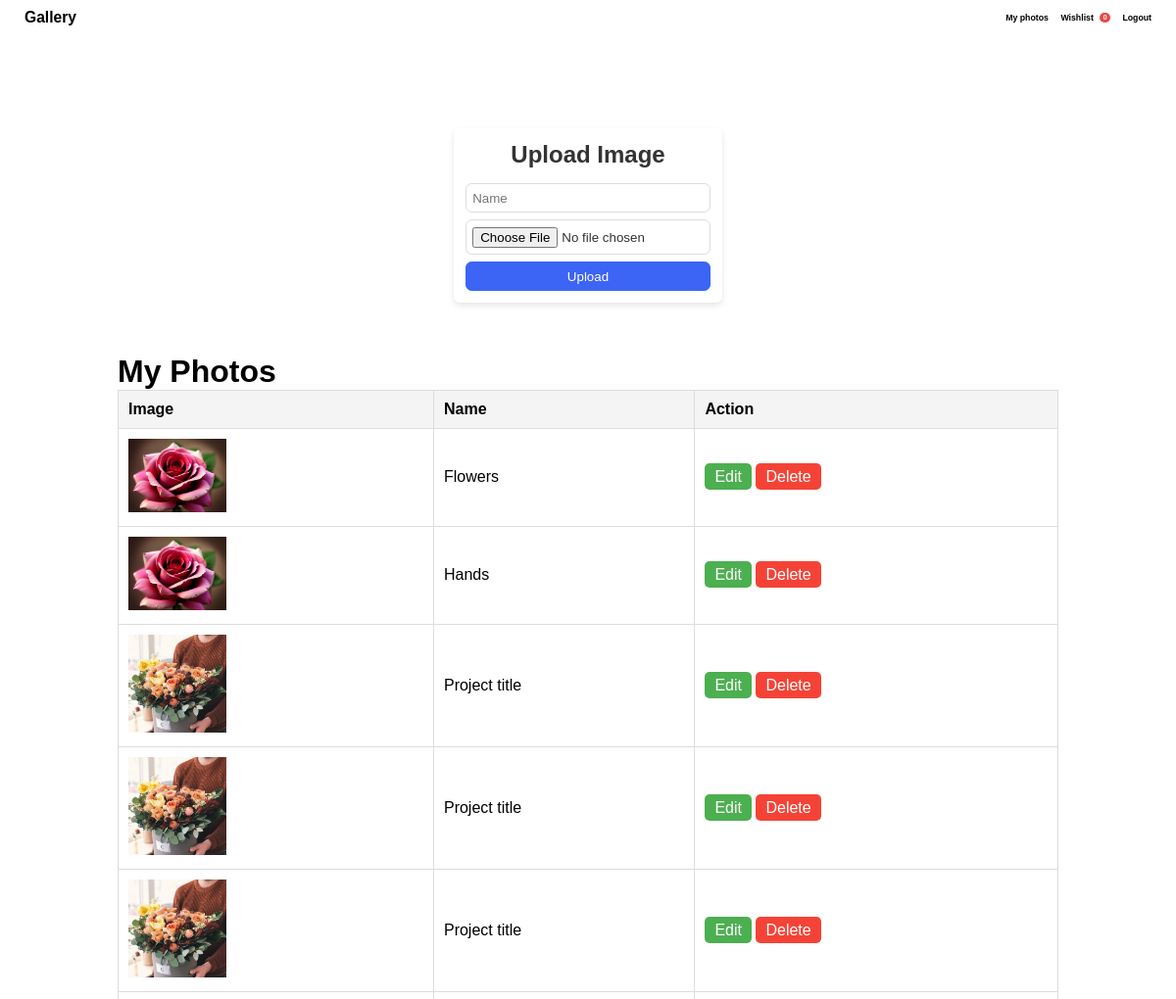
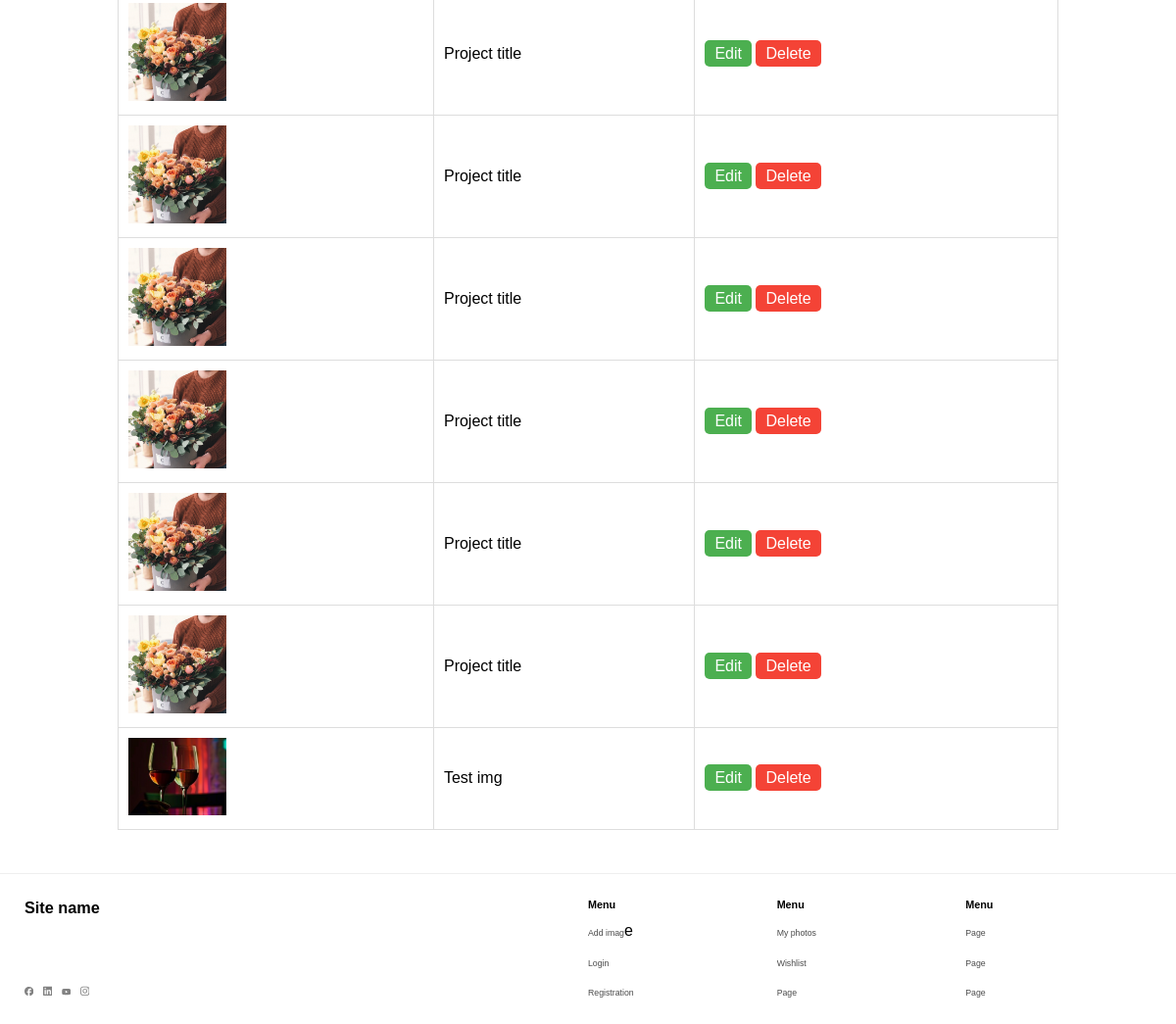
The page /my_photos (signed in) on the database its author committed (2 pictures, top to bottom).
### tables this page shows
CREATE TABLE `my_photos` (
  `id` int NOT NULL,
  `image` varchar(255) NOT NULL,
  `name` varchar(100) NOT NULL,
  `user_id` int NOT NULL
);

### app/core/Controller.php (called while the page is built, shortened)
<?php
class Controller {
    protected function view($view, $data = []) {
        extract($data);
        require_once '../app/views/' . $view . '.php';
    }
    protected function model($model) {
        return new $model();
    }
}

### app/controllers/UserController.php (called while the page is built, shortened)
<?php
class UserController extends Controller
{
    public function index()
    {
        $user = $this->model('User');
        $data = $user->getAllUsers();
        $data['photos'] = $user->getUserAllPhotos($_SESSION['user_id']);
        $this->view('user', $data);
    }
}

### public/index.php (called while the page is built, shortened)
<?php
require_once '../app/core/Controller.php';
require_once '../app/controllers/UserController.php';
$router = new Router();
$router->add('/', function() {
    $controller = new HomeController();
    $controller->index();
});
$router->add('/my_photos', function() {
    $controller = new UserController();
    $controller->index();
});
$router->add('/login', function() {
    $controller = new UserController();
    $controller->login();
});
$router->add('/register', function() {
    $controller = new UserController();
    $controller->register();
});
$router->add('/logout', function() {
    $controller = new UserController();
    $controller->logout();
});
$uri = parse_url($_SERVER['REQUEST_URI'], PHP_URL_PATH);
$router->dispatch($uri);

### app/core/Router.php (called while the page is built, shortened)
<?php
class Router {
    private $routes = [];
    public function add($route, $callback) {
        $this->routes[$route] = $callback;
    }
    public function dispatch($uri) {
        foreach ($this->routes as $route => $callback) {
            if ($route === $uri) {
                return call_user_func($callback);
            }
        }
    }
}

### app/models/User.php (called while the page is built, shortened)
<?php
require_once '../database/Database.php';
class User {
    private $conn;
    public function __construct() {
        $database = new Database();
        $this->conn = $database->connect();
    }
    public function getUserAllPhotos($id) {
        $query = "SELECT my_photos.* FROM my_photos WHERE my_photos.user_id = :_id";
        $stmt = $this->conn->prepare($query);
        $stmt->bindParam(':_id', $id, PDO::PARAM_INT);
        $stmt->execute();
        return $stmt->fetchAll(PDO::FETCH_OBJ);
    }
}

### database/Database.php (called while the page is built, shortened)
<?php
class Database {
    private $host = 'localhost';
    private $db_name = 'gallery_am';
    private $username = 'root';
    private $password = '';
    public function connect() {
        $this->conn = null;
        try {
            $this->conn = new PDO('mysql:host=' . $this->host . ';dbname=' . $this->db_name, $this->username, $this->password);
            $this->conn->setAttribute(PDO::ATTR_ERRMODE, PDO::ERRMODE_EXCEPTION);
        } catch(PDOException $e) {
            echo 'Connection Error: ' . $e->getMessage();
        }
        return $this->conn;
    }
}

### app/views/user.php (the view, shortened to what this page needs)
<div class="photos-content container-fluid">
    <div class="card">
        <h2>Upload Image</h2>
        <form action="/my_photos" method="post" enctype="multipart/form-data">
            <input type="text" name="name" id="name" placeholder="Name" required>
            <input type="file" name="image" id="image" required>
            <button type="submit">Upload</button>
        </form>
    </div>
</div>
<div class="my-photos-table">
    <h1>My Photos</h1>
    <table>
        <thead>
        <tr>
            <th>Image</th>
            <th>Name</th>
            <th>Action</th>
        </tr>
        </thead>
        <tbody>
        <?php if (!empty($photos)): ?>
            <?php foreach ($photos as $photo): ?>
                <tr>
                    <td><img src="<?php echo $photo->image; ?>" alt="<?php echo htmlspecialchars($photo->name); ?>"></td>
                    <td><?php echo htmlspecialchars($photo->name); ?></td>
                    <td class="actions">
                        <a href="/edit.php?id=<?php echo $photo->id; ?>" class="btn btn-edit">Edit</a>
                        <a href="/delete.php?id=<?php echo $photo->id; ?>" class="btn btn-delete">Delete</a>
                    </td>
                </tr>
            <?php endforeach; ?>
        <?php else: ?>
            <tr>
                <td colspan="3">No photos available</td>
            </tr>
        <?php endif; ?>
        </tbody>
    </table>
</div>

### public/css/style.css (style rules this page uses)
body { font-family: Arial, sans-serif; margin: 0; padding: 0; box-sizing: border-box; }
.container-fluid { width: auto; padding-left: 2.0833vw; padding-right: 2.0833vw; }
h1, h2, h3, h4, h5, h6 { color: #000000; margin: 0; }
a { text-decoration: none; color: #000000; outline: none; }
button { cursor: pointer; }
.photos-content { min-height: 23.4375vw; display: flex; }
.photos-content .card { width: 20.8333vw; margin: auto; background-color: #fff; padding: 1.0417vw; border-radius: 0.5208vw; box-shadow: 0 0.2604vw 0.5208vw rgba(0, 0, 0, 0.1); }
.photos-content .card h2 { text-align: center; color: #333; margin-bottom: 1.3021vw; }
.photos-content .card form { display: flex; flex-direction: column; }
.photos-content .card form input { padding: 0.5208vw; margin-bottom: 0.625vw; border: 1px solid #ddd; border-radius: 0.5208vw; transition: border-color 0.3s ease-in-out; outline: none; color: #333; }
.photos-content .card form button { background-color: #3c64f5; color: #fff; padding: 0.5208vw; border-radius: 0.5208vw; cursor: pointer; transition: background-color 0.3s ease-in-out; border: 1px solid #3c64f5; }
.my-photos-table { width: 80%; margin: auto; }
.my-photos-table table { width: 100%; border-collapse: collapse; }
.my-photos-table th, .my-photos-table td { padding: 10px; border: 1px solid #ddd; text-align: left; }
.my-photos-table th { background-color: #f4f4f4; }
.my-photos-table img { max-width: 100px; height: auto; }
.my-photos-table .btn { padding: 5px 10px; text-decoration: none; color: #fff; border-radius: 5px; }
.my-photos-table .btn-edit { background-color: #4CAF50; }
.my-photos-table .btn-delete { background-color: #f44336; }

### rows shown on the page
my_photos: image (picture), name "Flowers"
my_photos: image (picture), name "Hands"
my_photos: image (picture), name "Project title"
my_photos: image (picture), name "Project title"
my_photos: image (picture), name "Project title"
my_photos: image (picture), name "Project title"
my_photos: image (picture), name "Project title"
my_photos: image (picture), name "Project title"
my_photos: image (picture), name "Project title"
my_photos: image (picture), name "Project title"
my_photos: image (picture), name "Project title"
my_photos: image (picture), name "Test img"
